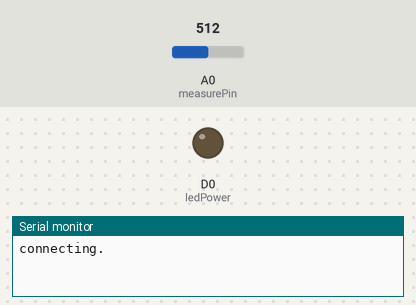
Bench run of a sketch on a simulated ESP8266 (NodeMCU). Parts: output pins drawn as LEDs (lit = HIGH), the last lines printed to the serial monitor. The inputs (shaded band) are chosen by the test bench; at power-on: A0 (measurePin) = 512. WiFi joins after 1.5 s; servers stay silent unless stated.

Above: at 0.1 s.
At 1.6 s:
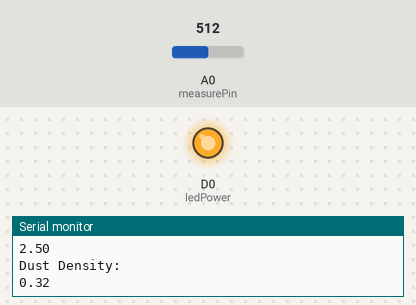
Timing chart, 0 to 3.1 s (numbered marks = the images above):
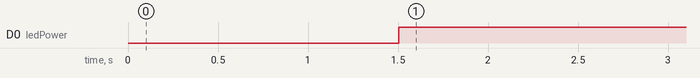

Measured:
- by itself, D0 (ledPower): LOW → HIGH at 1.5 s

The sketch:

pollutionsensor.ino
```cpp
#include <ESP8266WiFi.h>
#include <FirebaseArduino.h>

// Set these to run example.
#define FIREBASE_HOST "pollutionappfinaltry.firebaseio.com"
#define FIREBASE_AUTH "nXngWkXaavpQsLvawqa3ptAzhozPguhrdgwLc5DE"
#define WIFI_SSID "One Plus 6"
#define WIFI_PASSWORD "Poojah55"

int measurePin = A0;
int ledPower = D0;

unsigned int samplingTime = 280;
unsigned int deltaTime = 40;
unsigned int sleepTime = 9680;

float voMeasured = 0;
float calcVoltage = 0;
float dustDensity = 0;

void setup() {
  Serial.begin(115200);

  // connect to wifi.
  WiFi.begin(WIFI_SSID, WIFI_PASSWORD);
  Serial.print("connecting");
  while (WiFi.status() != WL_CONNECTED) {
    Serial.print(".");
    delay(500);
  }
  Serial.println();
  Serial.print("connected: ");
  Serial.println(WiFi.localIP());

  Firebase.begin(FIREBASE_HOST, FIREBASE_AUTH);
  pinMode(ledPower, OUTPUT);
}

void loop() {
  digitalWrite(ledPower, LOW);
  delayMicroseconds(samplingTime);

  voMeasured = analogRead(measurePin);

  delayMicroseconds(deltaTime);
  digitalWrite(ledPower, HIGH);
  delayMicroseconds(sleepTime);

  calcVoltage = voMeasured * (5.0 / 1024);
  dustDensity = 0.17 * calcVoltage - 0.1;

  if ( dustDensity < 0)
  {
    dustDensity = 0.00;
  }

  Serial.println("Raw Signal Value (0-1023):");
  Serial.println(voMeasured);

  Serial.println("Voltage:");
  Serial.println(calcVoltage);

  Serial.println("Dust Density:");
  Serial.println(dustDensity);

  Firebase.setFloat("Indira Nagar", voMeasured);

  delay(1000);
}
```
